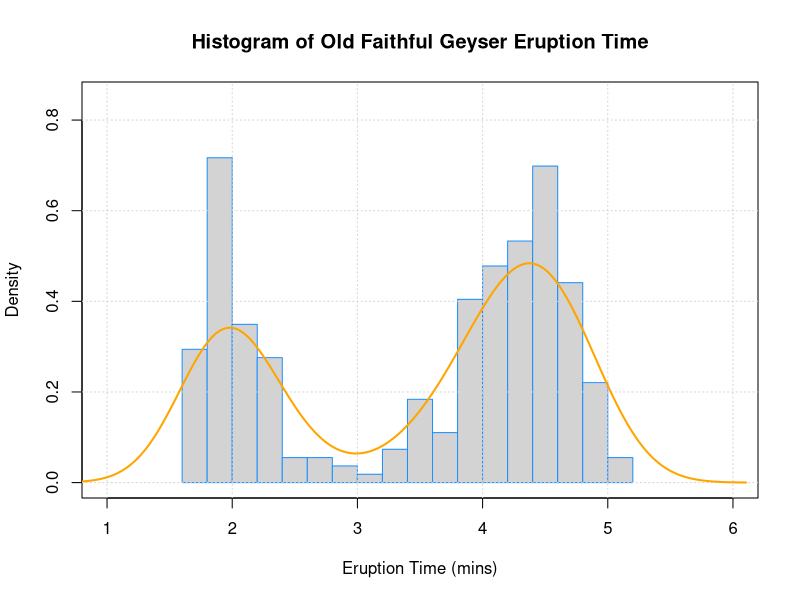

This figure's R source:
## ---- chunk 1
roulette_vec = function(many_bets)
{
  win_lose_random <- sample(x = c(TRUE, FALSE), size = length(many_bets),
                            replace = TRUE)
  many_bets[many_bets == "high"|| many_bets == "low"] = 10
  many_bets[many_bets == "red"|| many_bets == "black"] = 20
  many_bets[many_bets == "odd"|| many_bets == "even"] = 15
  many_bets[many_bets == "first"|| many_bets == "second" || many_bets == "third"] = 50
  ifelse(many_bets[win_lose_random], many_bets, 0)
}
## ---- chunk 2
hist(faithful$eruptions, breaks = 18, border = "dodgerblue", probability = TRUE, xlim = c(1,6), 
     ylim = c(0, 0.85), xlab = "Eruption Time (mins)", main = "Histogram of Old Faithful Geyser Eruption Time")
box()
grid()
lines(density(faithful$eruptions), lwd = 2, col = "Orange")
